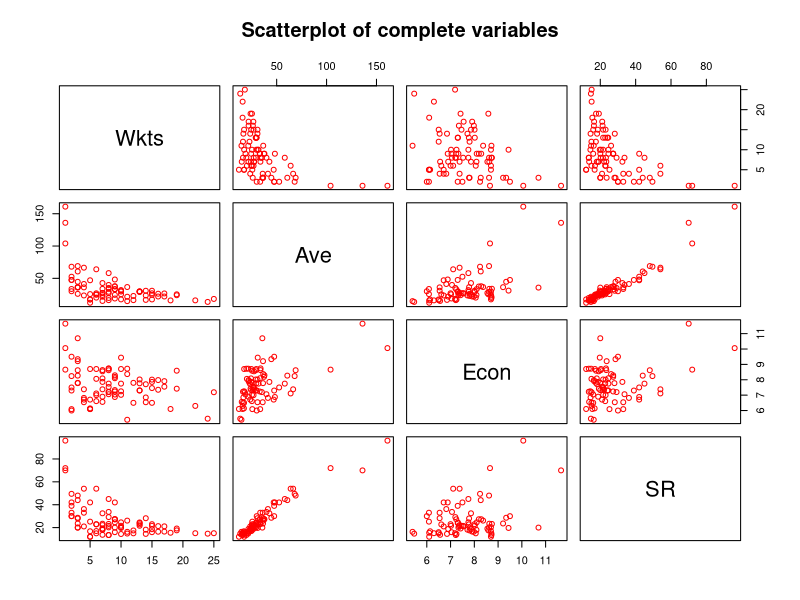
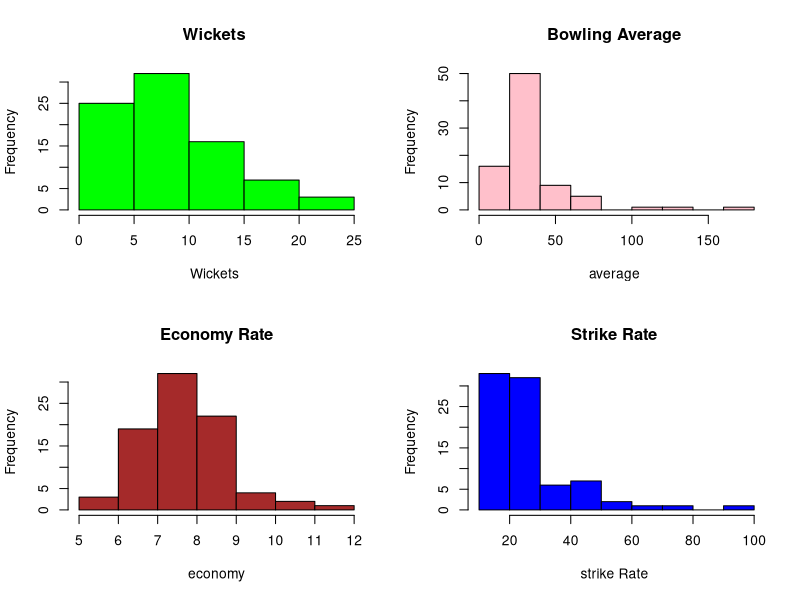
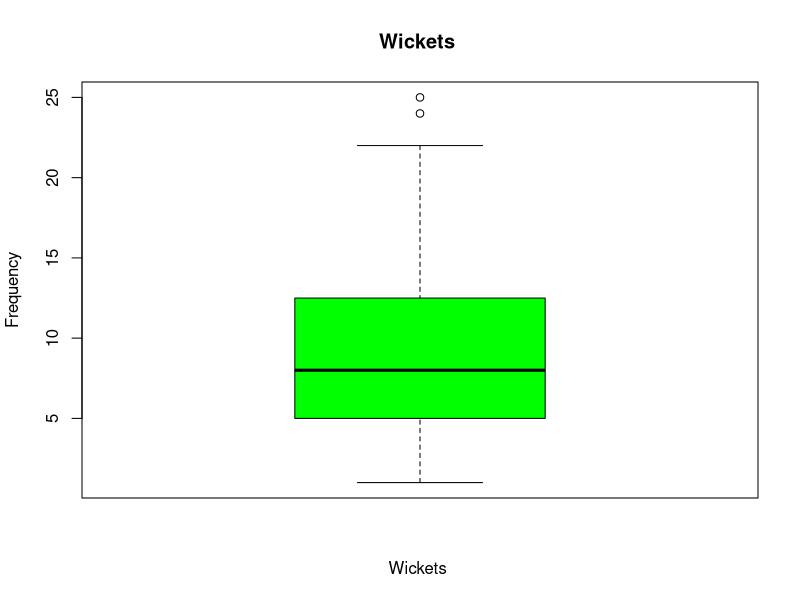
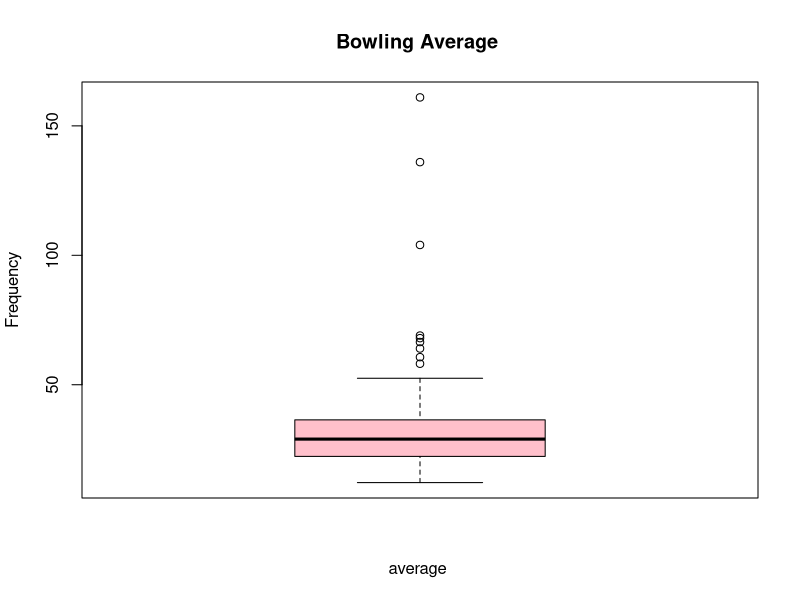
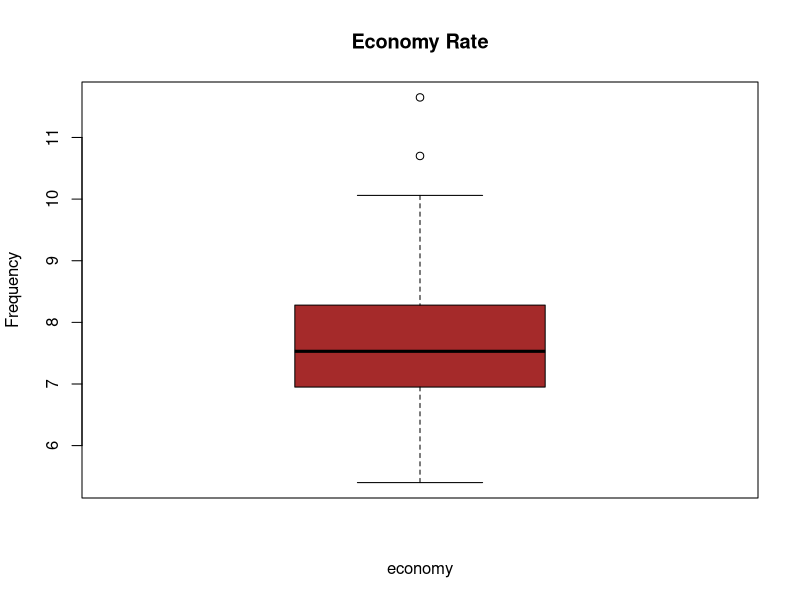
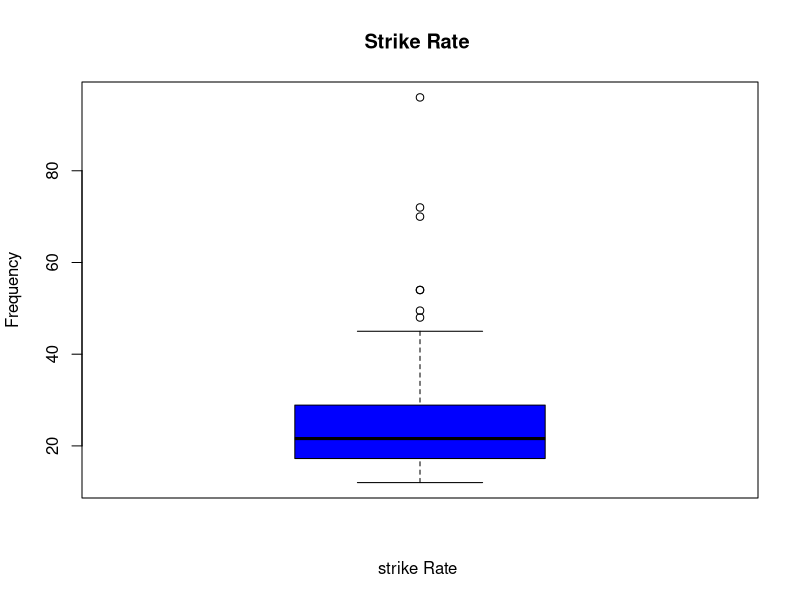
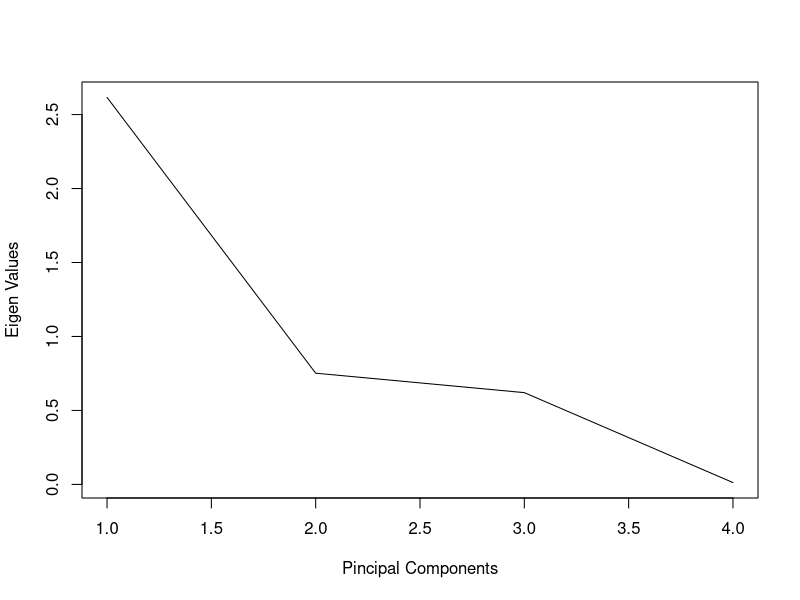
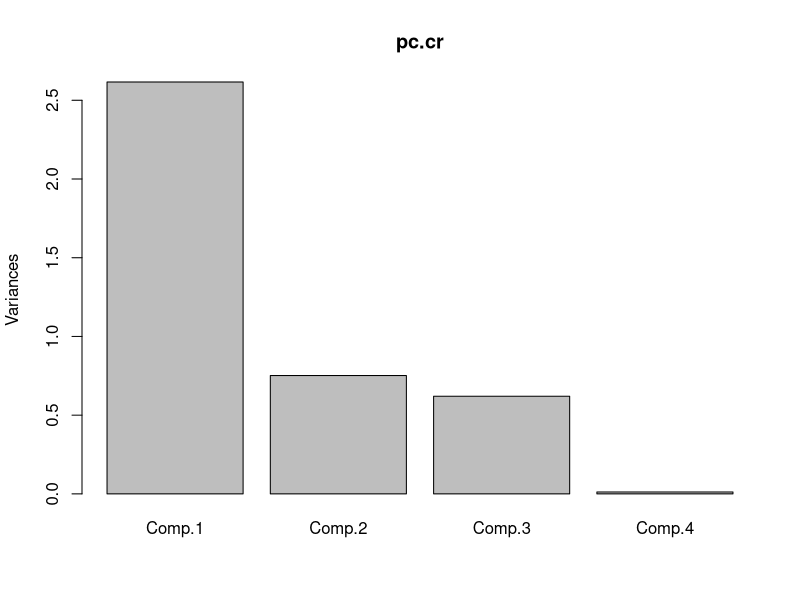

These charts were generated, in order, by the following R code: (Note: this script raises an error after producing the figures.)
setwd("C:/Users/SHYAM KRISHNAN K/Desktop/PJ-3/pca")
getwd()

bowl<-read.csv("batting_bowling_ipl_bowl.csv",header = TRUE)
colSums(is.na(bowl))
dim(bowl)

bowl<- na.omit(bowl)
dim(bowl)
colSums(is.na(bowl))

names(bowl)
str(bowl)
head(bowl)
tail(bowl)

mydata2<-bowl[2:5] 
str(mydata2)
names(mydata2)

############### descriptive data analysis
summary(mydata2)
attach(mydata2)

range(Wkts)
range(Ave)
range(Econ)
range(SR)

sd(Wkts)
sd(Ave)
sd(Econ)
sd(SR)

var(Wkts)
var(Ave)
var(Econ)
var(SR)

######### visualization 
plot(mydata2, pch=1, col="red", main="Scatterplot of complete variables")

par(mfrow=c(2,2))
hist(Wkts,main = 'Wickets ',xlab = 'Wickets ',ylab = 'Frequency',col = 'green')
hist(Ave,main = 'Bowling Average ',xlab = 'average ',ylab = 'Frequency',col = 'pink')
hist(Econ,main = 'Economy Rate',xlab = 'economy',ylab = 'Frequency',col = 'brown')
hist(SR,main = 'Strike Rate ',xlab = 'strike Rate ',ylab = 'Frequency',col = 'blue')
dev.off()

boxplot(Wkts,main = 'Wickets ',xlab = 'Wickets ',ylab = 'Frequency',col = 'green')
boxplot(Ave,main = 'Bowling Average ',xlab = 'average ',ylab = 'Frequency',col = 'pink')
boxplot(Econ,main = 'Economy Rate',xlab = 'economy',ylab = 'Frequency',col = 'brown')
boxplot(SR,main = 'Strike Rate ',xlab = 'strike Rate ',ylab = 'Frequency',col = 'blue')
dev.off()


######### PRINCIPAL COMPONENT ANALYSIS ##############
library(corpcor)
library(GPArotation)
library(psych)
library(ggplot2) 
library(ggfortify)
library(nFactors) 
library(dplyr) 
library(expm)
library(Hmisc) 

########### Correlation matrix 
corrmatrix1<-cor(mydata2)
corrmatrix1 


############# Bartlett Sphericity Test 
print(cortest.bartlett(corrmatrix1, nrow(mydata2))) 


#############Running PCA using basic commands
A<-eigen(corrmatrix1)
eigenvectors1<-A$vectors
eigenvalues1<-A$values
D<-diag(eigenvalues1) 
eigenvectors1
eigenvalues1
D

### principal componenet loadings
pc1<-principal(mydata2,nfactors = length(mydata2),rotate="none")
pc1

# Interpreting the variance
part.pca<-eigenvalues1/sum(eigenvalues1)*100
part.pca

#################### Screeplots ##############
plot(eigenvalues1,type="lines",xlab="Pincipal Components",ylab="Eigen Values")
###
ee<-sqrt(eigenvalues1)
pcaloading <-eigenvectors1*ee
pcaloading

# Principal Components Scoring and Perceptual Map
RKPsc<-scale(mydata2)
z<-as.matrix(RKPsc%*%eigenvectors1)
z
pc.cr<-princomp(RKPsc,cor=TRUE)
summary(pc.cr)
# Check for Cumulative Proportion
plot(pc.cr)
biplot(pc.cr)


####fa.sort(z,polar=FALSE)
str(z)
summary(z)
names(z)
scoreb<-z$v1
class(z)
PC1_score<-z[,1]

bowl$PC1_score<-PC1_score
head(bowl)

newdata <- bowl[order(-PC1_score),] 
